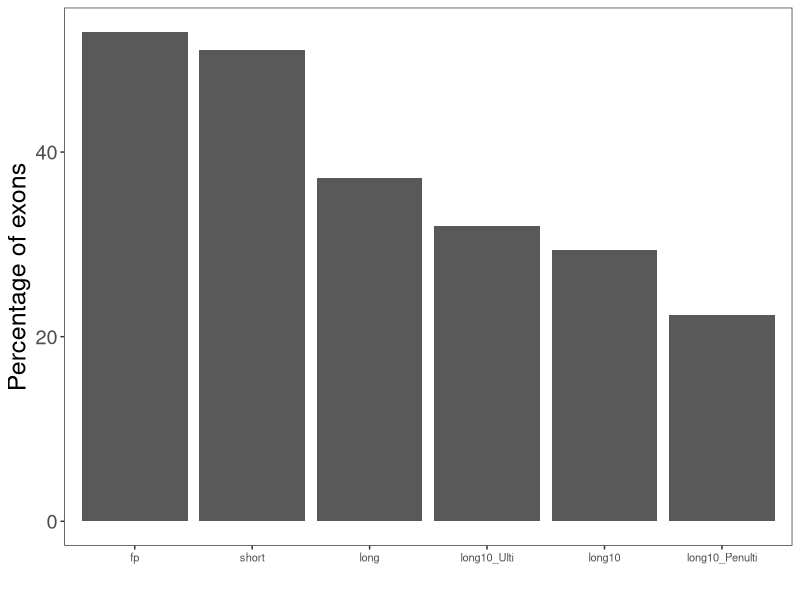

Reproduce this figure in R.

library(ggplot2)

bar_data <- as.data.frame(matrix(c(
"fp", "53.0",
"short", "51.1",
"long", "37.2",
"long10_Ulti", "32.0",
"long10", "29.4",
"long10_Penulti", "22.4"),byrow=T, ncol=2))
colnames(bar_data) <- c("Position", "Percentage")
bar_data$Percentage <- as.numeric(as.character(bar_data$Percentage))
bar_data$Position <- factor(bar_data$Position, levels=c("fp", "short", "long", "long10_Ulti", "long10", "long10_Penulti"), ordered=T)

pdf("conservation_comparison.pdf", width=11)
p <- ggplot(bar_data, aes(x=Position, y=Percentage)) +
  geom_bar(stat = "identity") +
  theme_bw() +
  xlab("") +
  ylab("Percentage of exons") +
  theme(legend.key = element_blank(), strip.background = element_rect(fill="white"))+ 
  theme(axis.text.x = element_text(size = 8, family = "Helvetica")) +
  theme(panel.grid.major = element_blank(), panel.grid.minor = element_blank()) +
  theme(text = element_text(size=18, family = "Helvetica")) +
  theme(legend.position = "top")
print(p)
dev.off()


